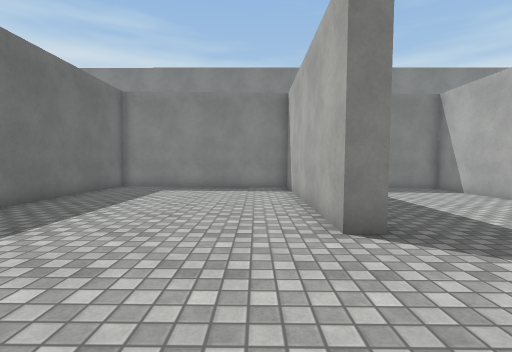
view 1 (above)

16 first-person views from a walk through a scene from a Unity 3-D project. The camera is 1.2 m above the floor, tilts 4° down and sees 85° across. The floor is counted in squares, 1 m on a side. Each view is taken from the middle of a square. On the plan, view 1 faces up. The plan holds only what a view shows up to about 13 squares ahead; the rest is blank. The place goes on beyond the plan. Surface patterns are stand-ins for the level's own textures.

view 2
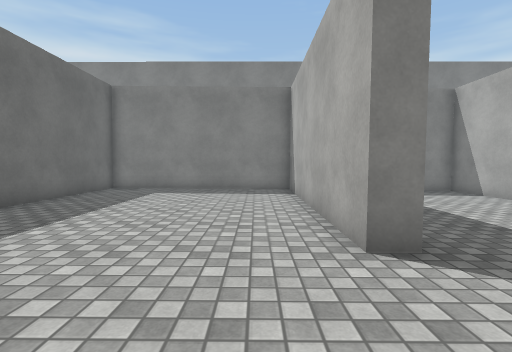

view 3
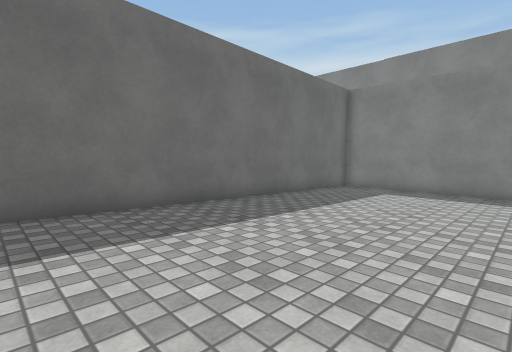

view 4
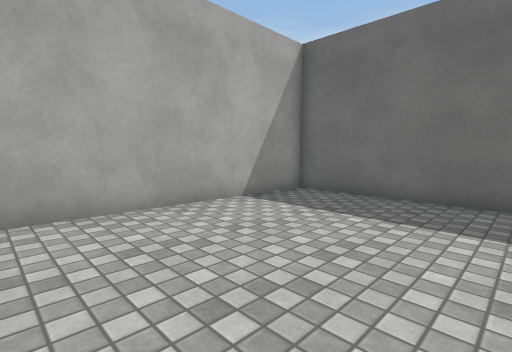

view 5
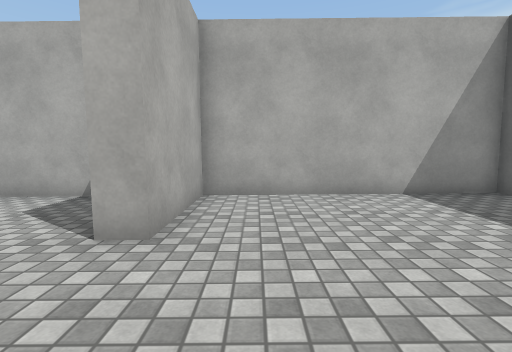

view 6
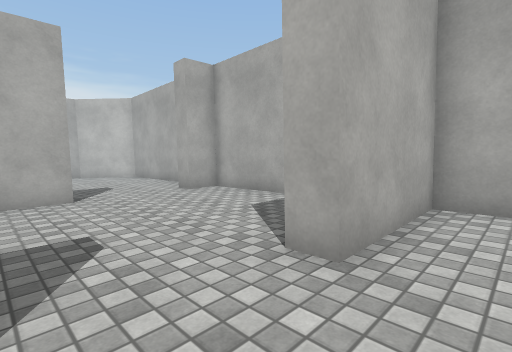

view 7
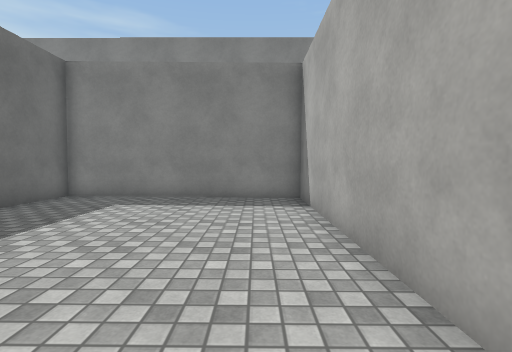

view 8
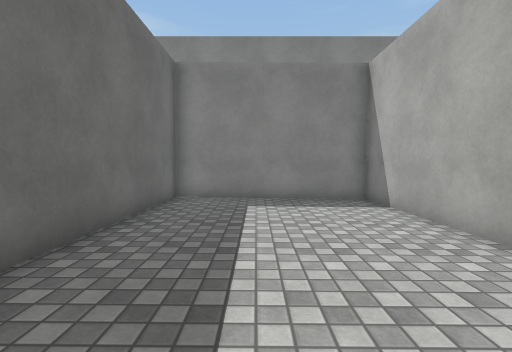

view 9
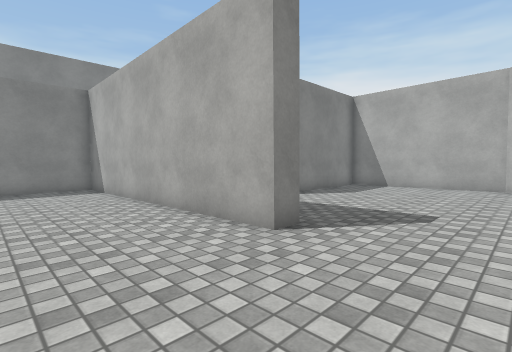

view 10
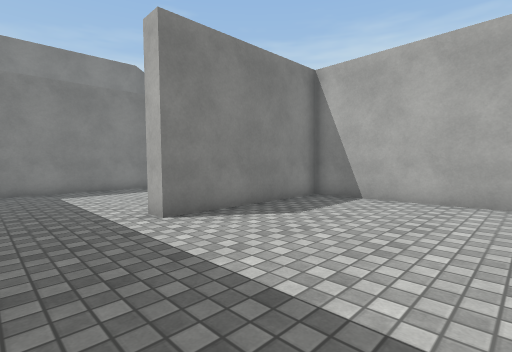

view 11
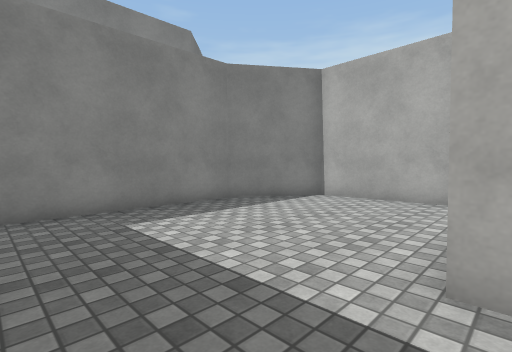

view 12
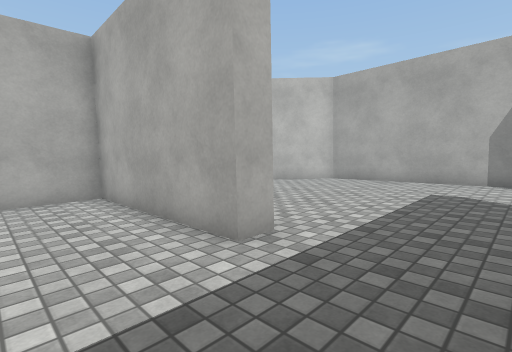

view 13
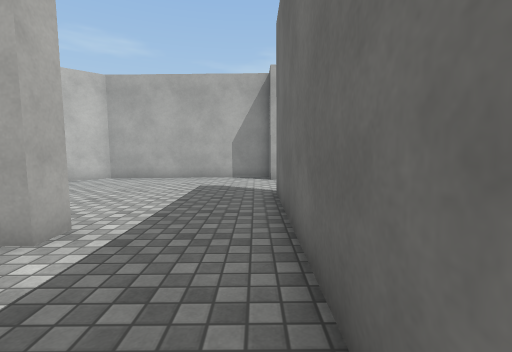

view 14
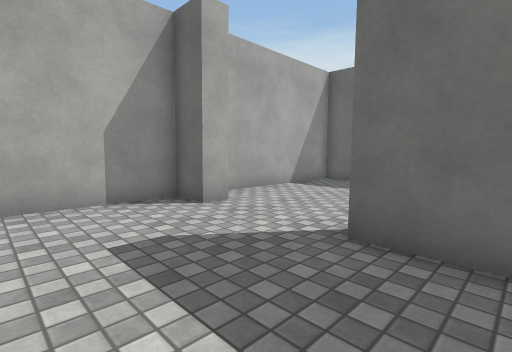

view 15
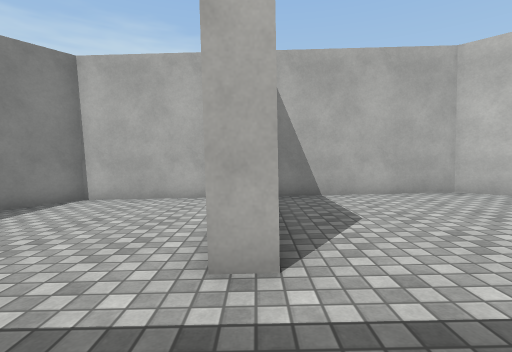

view 16
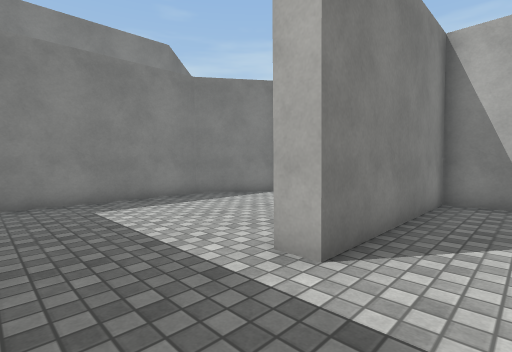

### Floor plan
Key: @ floor where view 1 was taken; # wall or solid block; . main floor; : floor 0.25 m higher than the main floor; - floor 0.25 m lower than the main floor.
Columns run from 7 left of view 1 to 19 right of it. Each row starts with its distance up from view 1.
 14 #########################
 13 #........#......#.------##
 12 #........#......#...-----##
 11 #........#......#......---#
 10 #........#......#.........#
  9 #........#......#.........#
  8 #:.......#......#.........#
  7 #:::.....#......#.........#
  6 #::::::..#......#...#######
  5 #::::::::#......#.........#
  4 #:::::::::::....#.........#
  3 #:::::::::::::..#.........#
  2 #::::::::::::::::.........#
  1 #::::::::#:::::::::.......#
  0 #::::::@:#::::::::::::....#
 -1 #::::::::#::::::::::::::.##
 -2 #::::::::#::::::#:::::::##
 -3 #########################

Positions as (right, up) in squares from view 1, and headings:
1: (0, 0), facing up
2: (0, 1), facing up
3: (0, 1), facing up-left
4: (1, 3), facing down-left
5: (0, 5), facing down
6: (0, 4), facing down-right
7: (0, 4), facing up
8: (5, 4), facing up
9: (5, -1), facing up-right
10: (10, 0), facing up-right
11: (10, 6), facing up-right
12: (10, 9), facing down-right
13: (10, 10), facing down
14: (13, 4), facing down-left
15: (10, 6), facing right
16: (10, 4), facing up-right
